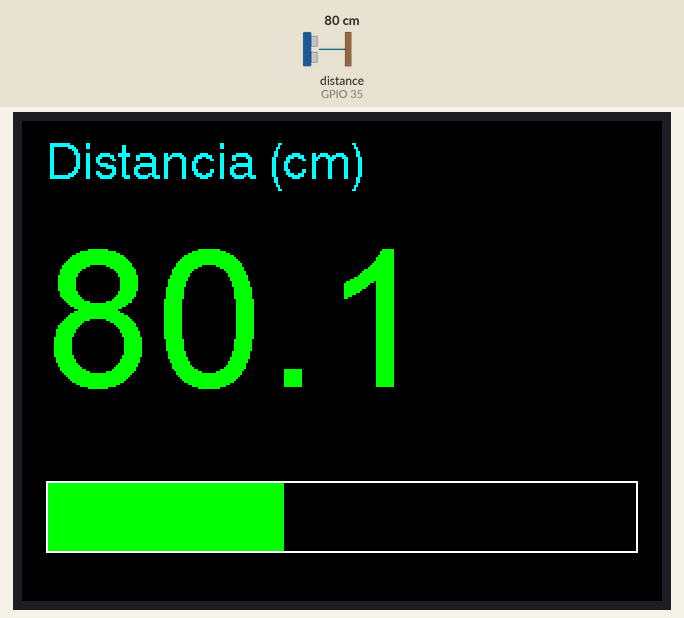
Bench run of a sketch on a simulated ESP32. On the bench: 320×240 colour display. Wiring (inferred from the names in the program): ultrasonic range finder: trigger GPIO 22; echo GPIO 35. Inputs (shaded band) come from the test bench; at power-on: distance to the obstacle (sensor on GPIO 35) 80 cm. The echo pulse lasts 58.3 µs per cm; what the sketch prints to the serial monitor is not drawn.

Above: at 1.4 s.
1.5 s: distance to the obstacle (sensor on GPIO 35) set to 2 cm
At 3.1 s:
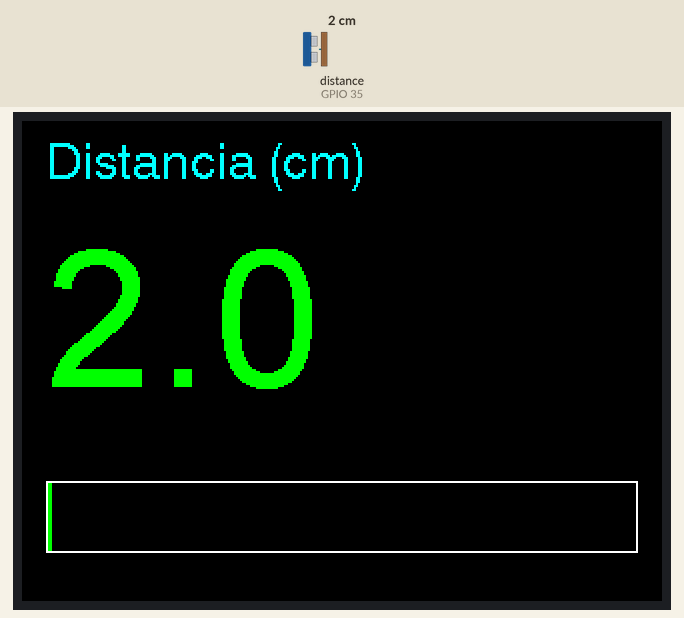
3.5 s: distance to the obstacle (sensor on GPIO 35) set to 4 cm
At 4.3 s:
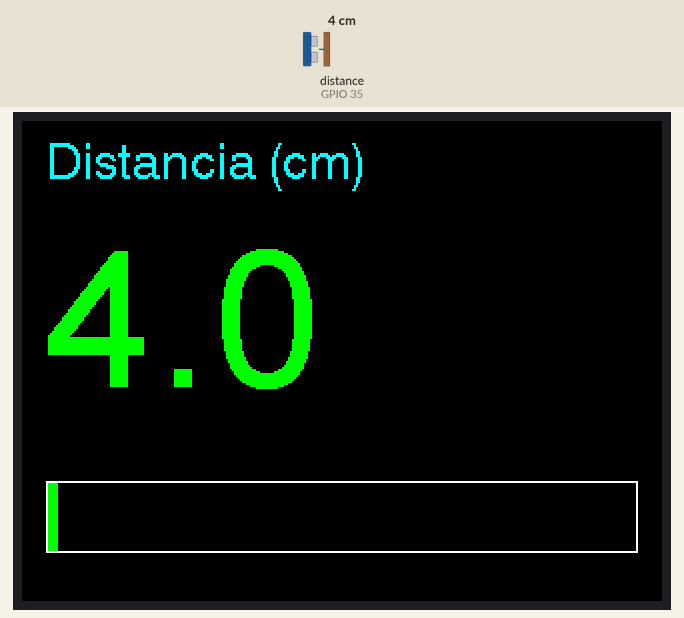
5.2 s: distance to the obstacle (sensor on GPIO 35) set to 9 cm
At 5.7 s:
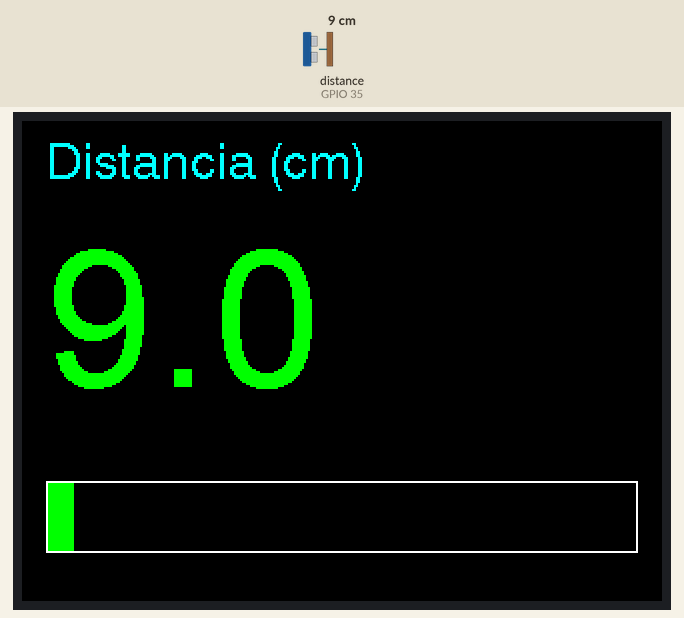
Timing chart, 0 to 8.2 s (numbered marks = the images above; inputs shaded):
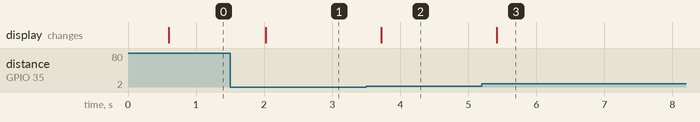

Measured:
- after the input at 1.5 s, the display: changes after 0.52 s (image 1)
- after the input at 3.5 s, the display: changes after 0.22 s (image 2)
- after the input at 5.2 s, the display: changes after 0.22 s (image 3)

The sketch:

05b_medidor_cyd.ino
```cpp
/* 05b_medidor_cyd
   Medidor de distancia HC-SR04 con la ESP32-2432S028R (CYD).
   TRIG = GPIO22 (conector CN1/P3), ECHO = GPIO35 (conector P3, con divisor),
   alimentacion 5 V desde el pin VIN del conector P1. */

#include <TFT_eSPI.h>

const int PIN_TRIG = 22;
const int PIN_ECHO = 35;
const float TEMPERATURA_C = 20.0;
const unsigned long TIMEOUT_US = 30000UL;
const float DIST_MIN = 2.0;
const float DIST_MAX = 400.0;
const int N_MUESTRAS = 5;
const float ESCALA_CM = 200.0;

TFT_eSPI tft = TFT_eSPI();

float velocidadCmUs() { return (331.3 + 0.606 * TEMPERATURA_C) * 0.0001; }

float medirUnaVez() {
  digitalWrite(PIN_TRIG, LOW);  delayMicroseconds(4);
  digitalWrite(PIN_TRIG, HIGH); delayMicroseconds(10);
  digitalWrite(PIN_TRIG, LOW);
  unsigned long t = pulseIn(PIN_ECHO, HIGH, TIMEOUT_US);
  if (t == 0) return -1;
  float d = t * velocidadCmUs() / 2.0;
  return (d < DIST_MIN || d > DIST_MAX) ? -1 : d;
}

float medirDistancia() {
  float v[N_MUESTRAS];
  int n = 0;
  for (int i = 0; i < N_MUESTRAS; i++) {
    float d = medirUnaVez();
    if (d > 0) v[n++] = d;
    delay(60);
  }
  if (n < 3) return -1;
  for (int i = 1; i < n; i++) {
    float x = v[i]; int j = i - 1;
    while (j >= 0 && v[j] > x) { v[j + 1] = v[j]; j--; }
    v[j + 1] = x;
  }
  return v[n / 2];
}

void setup() {
  Serial.begin(115200);
  pinMode(PIN_TRIG, OUTPUT);
  pinMode(PIN_ECHO, INPUT);                  // GPIO35: sin pull-up interno, no hace falta
  digitalWrite(PIN_TRIG, LOW);

  tft.init();
  tft.setRotation(1);                        // 320 x 240, horizontal
  tft.fillScreen(TFT_BLACK);
  tft.setTextColor(TFT_CYAN, TFT_BLACK);
  tft.drawString("Distancia (cm)", 12, 10, 4);
}

void loop() {
  float d = medirDistancia();

  tft.setTextColor(d < 0 ? TFT_RED : TFT_GREEN, TFT_BLACK);
  tft.setTextPadding(300);
  if (d < 0) tft.drawString("-- sin eco --", 12, 70, 4);
  else       tft.drawString(String(d, 1), 12, 60, 8);  // fuente 8: cifras de 75 px
  tft.setTextPadding(0);

  int w = 0;
  if (d > 0) w = (int)(296.0 * min(d, ESCALA_CM) / ESCALA_CM);
  tft.drawRect(12, 180, 296, 36, TFT_WHITE);
  tft.fillRect(13, 181, w, 34, TFT_GREEN);
  tft.fillRect(13 + w, 181, 294 - w, 34, TFT_BLACK);

  Serial.println(d);
}
```
